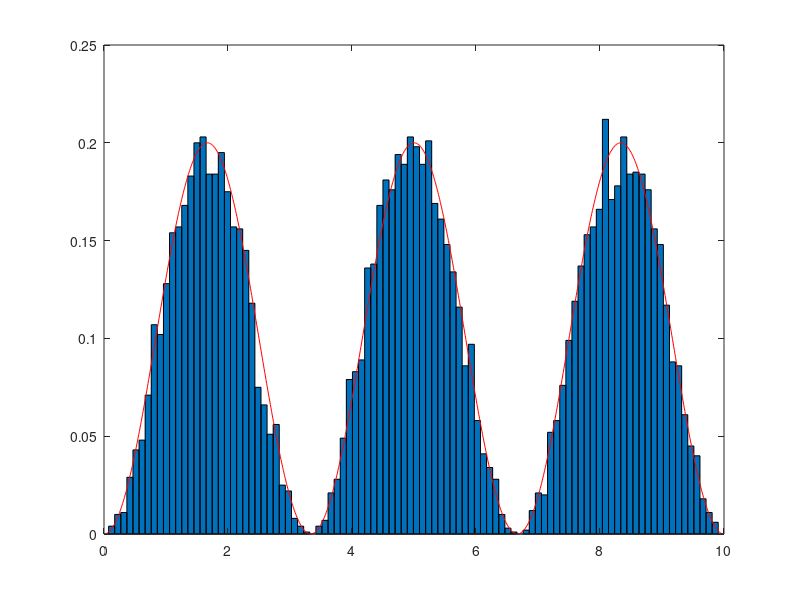

Recreate this plot in MATLAB.
L=10; %势阱宽度
n=1;%量子数
N=10000; %需要随机数的个数
position=zeros(N,1); %存放随机数的数列
i=0;
f1=@(t) 1/L*((sin(3*pi*t/L)+sin(3*pi*t/L)).^2);

f2=@(t) 0;
tt=linspace(0,10,1000);
ff=f1(tt).*(tt<=10);%根据公式计算概率密度
s=trapz(tt,ff);  %计算整个区间概率密度的积分
ff=ff/s;         %归一化概率密度
 
 
while i<N
    t=rand(1)*10;%生成[0,10]在阱内均匀分布随机数
    if t<=10 && t>=0
        f=f1(t)/s;
    else
        f=f2(t)/s;
    end         %分别计算阱内和阱外的密度函数值f(t)
    r=rand(1);  %生成[0,1]均匀分布随机数
    if r<=f     %如果随机数r小于f(t)，接纳该t并加入序列a中
        i=i+1;
        position(i)=t;
    end
end
 
%以上为生成随机数列a的过程，以下为统计检验随机数列是否符合分布
num=100;         %分100个区间统计
[x,c]=hist(position,num);    %统计不同区间出现的个数
dc=10/num;        %区间大小
x=x/N/dc;         %根据统计结果计算概率密度
 
bar(c,x,1); hold on;  %根据统计结果画概率密度直方图
plot(tt,ff,'r'); hold off; %根据公式画概率密度曲线
